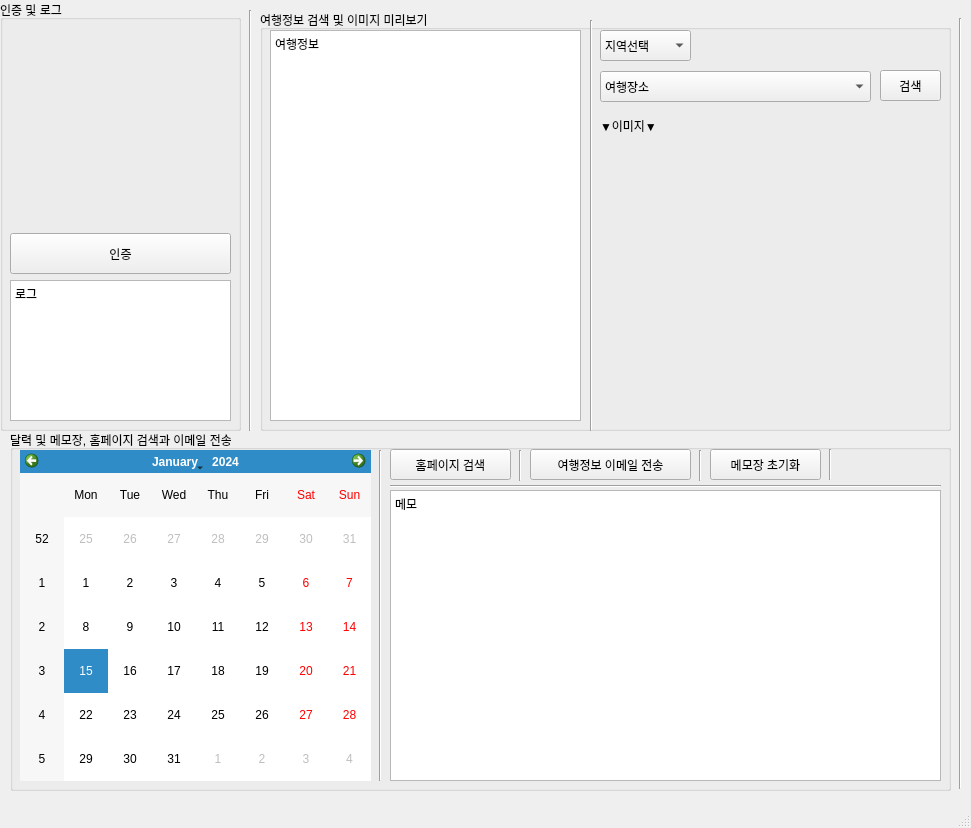
<?xml version="1.0" encoding="UTF-8"?>
<ui version="4.0">
 <class>MainWindow</class>
 <widget class="QMainWindow" name="MainWindow">
  <property name="geometry">
   <rect>
    <x>0</x>
    <y>0</y>
    <width>971</width>
    <height>828</height>
   </rect>
  </property>
  <property name="sizePolicy">
   <sizepolicy hsizetype="Fixed" vsizetype="Fixed">
    <horstretch>0</horstretch>
    <verstretch>0</verstretch>
   </sizepolicy>
  </property>
  <property name="windowTitle">
   <string>I♥KOREA</string>
  </property>
  <property name="windowIcon">
   <iconset>
    <normaloff>../../../../../TermProject/resource/small_logo.png</normaloff>../../../../../TermProject/resource/small_logo.png</iconset>
  </property>
  <widget class="QWidget" name="centralwidget">
   <widget class="QGroupBox" name="groupBox">
    <property name="geometry">
     <rect>
      <x>0</x>
      <y>0</y>
      <width>241</width>
      <height>431</height>
     </rect>
    </property>
    <property name="title">
     <string>인증 및 로그</string>
    </property>
    <widget class="QLabel" name="label_4">
     <property name="geometry">
      <rect>
       <x>20</x>
       <y>10</y>
       <width>221</width>
       <height>221</height>
      </rect>
     </property>
     <property name="text">
      <string/>
     </property>
     <property name="pixmap">
      <pixmap>../../../../../TermProject/resource/myLogo2.png</pixmap>
     </property>
    </widget>
    <widget class="QPlainTextEdit" name="plainTextEdit_2">
     <property name="geometry">
      <rect>
       <x>10</x>
       <y>280</y>
       <width>221</width>
       <height>141</height>
      </rect>
     </property>
     <property name="plainText">
      <string>로그
</string>
     </property>
    </widget>
    <widget class="QPushButton" name="pushButton">
     <property name="geometry">
      <rect>
       <x>10</x>
       <y>233</y>
       <width>221</width>
       <height>41</height>
      </rect>
     </property>
     <property name="text">
      <string>인증</string>
     </property>
    </widget>
   </widget>
   <widget class="QGroupBox" name="groupBox_2">
    <property name="geometry">
     <rect>
      <x>10</x>
      <y>430</y>
      <width>941</width>
      <height>361</height>
     </rect>
    </property>
    <property name="title">
     <string>달력 및 메모장, 홈페이지 검색과 이메일 전송</string>
    </property>
    <widget class="QCalendarWidget" name="calendarWidget">
     <property name="geometry">
      <rect>
       <x>10</x>
       <y>20</y>
       <width>351</width>
       <height>331</height>
      </rect>
     </property>
    </widget>
    <widget class="Line" name="line">
     <property name="geometry">
      <rect>
       <x>362</x>
       <y>20</y>
       <width>16</width>
       <height>331</height>
      </rect>
     </property>
     <property name="orientation">
      <enum>Qt::Vertical</enum>
     </property>
    </widget>
    <widget class="QPushButton" name="pushButton_2">
     <property name="geometry">
      <rect>
       <x>380</x>
       <y>19</y>
       <width>121</width>
       <height>31</height>
      </rect>
     </property>
     <property name="text">
      <string>홈페이지 검색</string>
     </property>
    </widget>
    <widget class="Line" name="line_5">
     <property name="geometry">
      <rect>
       <x>380</x>
       <y>46</y>
       <width>551</width>
       <height>20</height>
      </rect>
     </property>
     <property name="orientation">
      <enum>Qt::Horizontal</enum>
     </property>
    </widget>
    <widget class="QPushButton" name="pushButton_4">
     <property name="geometry">
      <rect>
       <x>520</x>
       <y>19</y>
       <width>161</width>
       <height>31</height>
      </rect>
     </property>
     <property name="text">
      <string>여행정보 이메일 전송</string>
     </property>
    </widget>
    <widget class="Line" name="line_7">
     <property name="geometry">
      <rect>
       <x>502</x>
       <y>20</y>
       <width>16</width>
       <height>31</height>
      </rect>
     </property>
     <property name="orientation">
      <enum>Qt::Vertical</enum>
     </property>
    </widget>
    <widget class="QPlainTextEdit" name="plainTextEdit">
     <property name="geometry">
      <rect>
       <x>380</x>
       <y>60</y>
       <width>551</width>
       <height>291</height>
      </rect>
     </property>
     <property name="plainText">
      <string>메모
</string>
     </property>
    </widget>
    <widget class="Line" name="line_8">
     <property name="geometry">
      <rect>
       <x>682</x>
       <y>20</y>
       <width>16</width>
       <height>31</height>
      </rect>
     </property>
     <property name="orientation">
      <enum>Qt::Vertical</enum>
     </property>
    </widget>
    <widget class="QPushButton" name="pushButton_5">
     <property name="geometry">
      <rect>
       <x>700</x>
       <y>19</y>
       <width>111</width>
       <height>31</height>
      </rect>
     </property>
     <property name="text">
      <string>메모장 초기화</string>
     </property>
    </widget>
    <widget class="Line" name="line_9">
     <property name="geometry">
      <rect>
       <x>812</x>
       <y>19</y>
       <width>16</width>
       <height>31</height>
      </rect>
     </property>
     <property name="orientation">
      <enum>Qt::Vertical</enum>
     </property>
    </widget>
   </widget>
   <widget class="QGroupBox" name="groupBox_3">
    <property name="geometry">
     <rect>
      <x>260</x>
      <y>10</y>
      <width>691</width>
      <height>421</height>
     </rect>
    </property>
    <property name="title">
     <string>여행정보 검색 및 이미지 미리보기</string>
    </property>
    <widget class="QComboBox" name="comboBox">
     <property name="geometry">
      <rect>
       <x>340</x>
       <y>20</y>
       <width>91</width>
       <height>31</height>
      </rect>
     </property>
     <item>
      <property name="text">
       <string>지역선택</string>
      </property>
     </item>
     <item>
      <property name="text">
       <string>서울</string>
      </property>
     </item>
     <item>
      <property name="text">
       <string>인천</string>
      </property>
     </item>
     <item>
      <property name="text">
       <string>대전</string>
      </property>
     </item>
     <item>
      <property name="text">
       <string>대구</string>
      </property>
     </item>
     <item>
      <property name="text">
       <string>부산</string>
      </property>
     </item>
     <item>
      <property name="text">
       <string>울산</string>
      </property>
     </item>
     <item>
      <property name="text">
       <string>경기도</string>
      </property>
     </item>
     <item>
      <property name="text">
       <string>강원도</string>
      </property>
     </item>
     <item>
      <property name="text">
       <string>충청북도</string>
      </property>
     </item>
     <item>
      <property name="text">
       <string>충청남도</string>
      </property>
     </item>
     <item>
      <property name="text">
       <string>경상북도</string>
      </property>
     </item>
     <item>
      <property name="text">
       <string>경상남도</string>
      </property>
     </item>
     <item>
      <property name="text">
       <string>전라북도</string>
      </property>
     </item>
     <item>
      <property name="text">
       <string>전라남도</string>
      </property>
     </item>
     <item>
      <property name="text">
       <string>제주도</string>
      </property>
     </item>
    </widget>
    <widget class="QPlainTextEdit" name="plainTextEdit_3">
     <property name="geometry">
      <rect>
       <x>10</x>
       <y>20</y>
       <width>311</width>
       <height>391</height>
      </rect>
     </property>
     <property name="plainText">
      <string>여행정보
</string>
     </property>
    </widget>
    <widget class="QPushButton" name="pushButton_3">
     <property name="geometry">
      <rect>
       <x>620</x>
       <y>60</y>
       <width>61</width>
       <height>31</height>
      </rect>
     </property>
     <property name="text">
      <string>검색</string>
     </property>
    </widget>
    <widget class="QComboBox" name="comboBox_2">
     <property name="geometry">
      <rect>
       <x>340</x>
       <y>61</y>
       <width>271</width>
       <height>31</height>
      </rect>
     </property>
     <item>
      <property name="text">
       <string>여행장소</string>
      </property>
     </item>
    </widget>
    <widget class="Line" name="line_4">
     <property name="geometry">
      <rect>
       <x>321</x>
       <y>10</y>
       <width>20</width>
       <height>411</height>
      </rect>
     </property>
     <property name="orientation">
      <enum>Qt::Vertical</enum>
     </property>
    </widget>
    <widget class="QLabel" name="label_3">
     <property name="geometry">
      <rect>
       <x>340</x>
       <y>100</y>
       <width>71</width>
       <height>31</height>
      </rect>
     </property>
     <property name="text">
      <string>▼이미지▼</string>
     </property>
    </widget>
    <widget class="QLabel" name="label_5">
     <property name="geometry">
      <rect>
       <x>340</x>
       <y>130</y>
       <width>341</width>
       <height>281</height>
      </rect>
     </property>
     <property name="text">
      <string/>
     </property>
    </widget>
   </widget>
   <widget class="Line" name="line_3">
    <property name="geometry">
     <rect>
      <x>242</x>
      <y>10</y>
      <width>16</width>
      <height>421</height>
     </rect>
    </property>
    <property name="orientation">
     <enum>Qt::Vertical</enum>
    </property>
   </widget>
   <widget class="Line" name="line_2">
    <property name="geometry">
     <rect>
      <x>950</x>
      <y>18</y>
      <width>20</width>
      <height>771</height>
     </rect>
    </property>
    <property name="orientation">
     <enum>Qt::Vertical</enum>
    </property>
   </widget>
  </widget>
  <widget class="QStatusBar" name="statusbar"/>
 </widget>
 <resources/>
 <connections/>
</ui>
